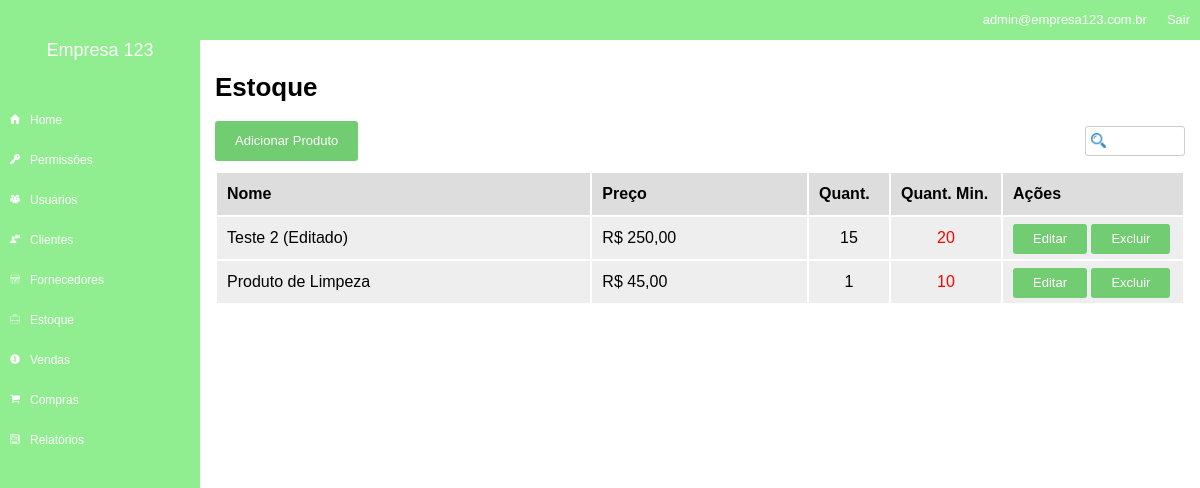
The page /inventory (signed in) on the database its author committed.
### tables this page shows
CREATE TABLE `inventory` (
  `id` int(11) unsigned NOT NULL AUTO_INCREMENT,
  `id_company` int(11) NOT NULL,
  `name` varchar(100) NOT NULL DEFAULT '',
  `price` float NOT NULL,
  `quant` int(11) NOT NULL,
  `min_quant` int(11) NOT NULL,
  PRIMARY KEY (`id`)
);

### core/Controller.php (called while the page is built, shortened)
<?php
class controller {
	public function loadTemplate($viewName, $viewData = array()) {
		include 'views/template.php';
	}
	public function loadViewInTemplate($viewName, $viewData) {
		extract($viewData);
		include 'views/'.$viewName.'.php';
	}
}

### core/Core.php (called while the page is built, shortened)
<?php
class Core {
	public function run() {
        $url = explode('index.php', $_SERVER['PHP_SELF']);
        $url = end($url);
		$params = array();
		if(!empty($url) && $url != '/') {
			$url = explode('/', $url);
			array_shift($url);
			array_shift($url);
			if(isset($url[0])) {
				$currentAction = $url[0];
				array_shift($url);
			} else {
				$currentAction = 'index';
			}
		} else {
			$currentController = 'homeController';
			$currentAction = 'index';
		}
		$c = new $currentController();
		call_user_func_array(array($c, $currentAction), $params);
	}
}

### index.php (called while the page is built, shortened)
<?php
require 'config.php';
$core = new Core();
$core->run();
?>

### core/Model.php (called while the page is built, shortened)
<?php
class model {
	public function __construct() {
		global $config;
		$this->db = new PDO("mysql:dbname=".$config['dbname'].";host=".$config['host'], $config['dbuser'], $config['dbpass']);
	}
}
?>

### config.php (called while the page is built, shortened)
<?php
$config = array();
if(ENVIRONMENT == 'development') {
	$config['dbname'] = 'estagio1';
	$config['host'] = 'localhost';
	$config['dbuser'] = 'root';
	$config['dbpass'] = '';
} else {
	$config['dbname'] = 'estagio1';
	$config['host'] = 'localhost';
	$config['dbuser'] = 'root';
	$config['dbpass'] = '';
}
?>

### models/Inventory.php (called while the page is built, shortened)
<?php
class Inventory extends model {
	public function getList($offset, $id_company) {
		$array = array();
		$sql = $this->db->prepare("SELECT * FROM inventory WHERE id_company = :id_company LIMIT $offset, 10");
		$sql->bindValue(":id_company", $id_company);
		$sql->execute();
		if ($sql->rowCount() > 0) {
			$array = $sql->fetchAll();
		}
		return $array;
	}
}

### models/Users.php (called while the page is built, shortened)
<?php
class Users extends model {
	private $userInfo;
	private $permissions;
	public function setLoggedUser() {
		if(isset($_SESSION['ccUser']) && !empty($_SESSION['ccUser'])) {
			$id = $_SESSION['ccUser'];
			$sql = $this->db->prepare("SELECT * FROM users WHERE id = :id");
			$sql->bindValue(':id', $id);
			$sql->execute();
			if($sql->rowCount() > 0) {
				$this->userInfo = $sql->fetch();
				$this->permissions = new Permissions();
				$this->permissions->setGroup($this->userInfo['id_group'], $this->userInfo['id_company']);
			}
		}
	}
	public function hasPermission($name) {
		return $this->permissions->hasPermission($name);
	}
	public function getCompany() {
		if(isset($this->userInfo['id_company'])) {
			return $this->userInfo['id_company'];
		} else {
			return 0;
		}
	}
}

### models/Permissions.php (called while the page is built, shortened)
<?php
class Permissions extends model {
	private $permissions;
	public function setGroup($id, $id_company) {
		$this->permissions = array();
		$sql = $this->db->prepare("SELECT params FROM permission_groups WHERE id = :id AND id_company = :id_company");
		$sql->bindValue(':id', $id);
		$sql->bindValue(':id_company', $id_company);
		$sql->execute();
		if($sql->rowCount() > 0) {
			$row = $sql->fetch();
			$params = $row['params'];
			$sql = $this->db->prepare("SELECT name FROM permission_params WHERE id IN ($params) AND id_company = :id_company");
			$sql->bindValue(':id_company', $id_company);
			$sql->execute();
			if($sql->rowCount() > 0) {
				foreach($sql->fetchAll() as $item) {
					$this->permissions[] = $item['name'];
				}
			}
		}
	}
	public function hasPermission($name) {
		if(in_array($name, $this->permissions)) {
			return true;
		} else {
			return false;
		}
	}
}

### views/inventory.php (the view)
<h1>Estoque</h1>
<?php if($add_permission): ?>
<div class="button"><a href="<?php echo BASE_URL; ?>/inventory/add">Adicionar Produto</a></div>
<?php endif; ?>
<input type="text" id="busca" data-type="search_inventory" />
<table border="0" width="100%">
	<tr>
		<th>Nome</th>
		<th>Preço</th>
		<th>Quant.</th>
		<th>Quant. Min.</th>
		<th>Ações</th>
	</tr>
	<?php foreach($inventory_list as $product): ?>
		<tr>
			<td><?php echo $product['name']; ?></td>
			<td>R$ <?php echo number_format($product['price'], 2, ',', '.'); ?></td>
			<td width="60" style="text-align: center;"><?php echo $product['quant']; ?></td>
			<td width="90" style="text-align: center;"><?php
				if ($product['min_quant'] > $product['quant']) {
					echo '<span style="color:red">'.($product['min_quant']).'</span>';
				} else {
					echo $product['min_quant'];
				}
			?></td>
			<td width="160">
				<div class="button button_small"><a href="<?php echo BASE_URL; ?>/inventory/edit/<?php echo $product['id']; ?>">Editar</a></div>
				<div class="button button_small"><a href="<?php echo BASE_URL; ?>/inventory/delete/<?php echo $product['id']; ?>" onclick="return confirm('Tem certeza que deseja excluir?')">Excluir</a></div>
			</td>
		</tr>
	<?php endforeach; ?>
</table>

### assets/css/template.css (style rules this page uses)
body { margin:0; padding:0; font-size:13px; font-family:Arial; }
input[type=text], input[type=email], input[type=password], input[type=number], select, textarea { width:100%; height:30px; font-size:13px; outline:0; padding-left:5px; padding-right:5px; margin-top:5px; }
input[type=submit], button, .button { border:0px; background-color:#72cc72; color:#FFF; height:40px; line-height: 40px; border-radius:3px; padding-left:20px; padding-right:20px; cursor:pointer; font-size:13px; display: inline-block; }
.button_small { height:30px; line-height: 30px; }
.button a { color:#FFF; text-decoration: none; }
table { margin-top:10px; }
table th { height:40px; line-height: 40px; background-color:#DDD; text-align: left; padding-left:10px; padding-right: 10px; }
table td { height:40px; line-height: 40px; background-color:#EEE; text-align: left; padding-left:10px; padding-right: 10px; }
#busca { width:100px; float:right; background-image:url('../images/search.png'); background-repeat: no-repeat; background-size:15px 15px; background-position: 5px; padding-left:25px; border-radius:3px; border:1px solid #CCC; }

### rows shown on the page
inventory: name "Teste 2 (Editado)", price "250,00", quant "15", min_quant "20"
inventory: name "Produto de Limpeza", price "45,00", quant "1", min_quant "10"

### other values the page prints
$viewData['company_name'] "Empresa 123"
$viewData['user_email'] "admin@empresa123.com.br"
